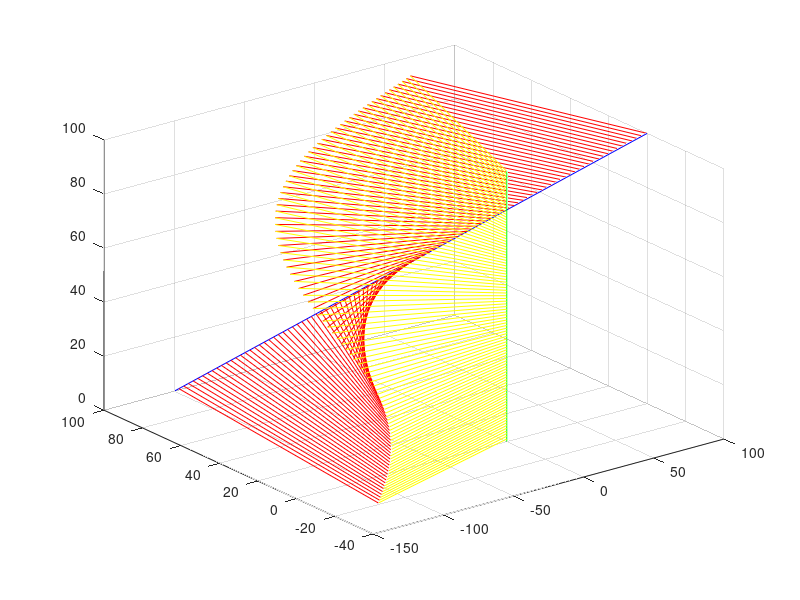

MATLAB code to generate this figure:
p1 = [100 0 100]
p2 = [-100 100 0]
p0 = [0 0 0]

line_origin = cat(1,p1,p2)

plot3(line_origin(:,1),line_origin(:,2),line_origin(:,3),"b")
hold on 
plot3([0 0],[0,0],[100,0],"g")
grid on 

height = 0:1:100
length = 0:2:200

for i = 1:(numel(length))
    
    %plot3(line_origin(:,1),line_origin(:,2),line_origin(:,3),"b")
    %hold on 
    %plot3([0 0],[0,0],[100,0],"g")
    %hold on
    
    
    final_point = [-100+length(i) 100-height(i) height(i)]
    origin_point = [0 0 height(i)]
    final_line = -final_point+origin_point
    
    %line_of = cat(1,final_point,origin_point)
    %plot3(line_of(:,1),line_of(:,2),line_of(:,3))
    
    cross_line = cross(final_line,origin_point)
    cross_line = cross_line/sqrt(sum(cross_line.^2))
    line_lenght = sqrt(100^2 - sum(final_line/2).^2)
    medium_point = (final_point+origin_point)/2 + cross_line*line_lenght
    
    line_m1 = cat(1,final_point,medium_point)
    line_m2 = cat(1,origin_point,medium_point)
    plot3(line_m1(:,1),line_m1(:,2),line_m1(:,3),"r")
    hold on
    plot3(line_m2(:,1),line_m2(:,2),line_m2(:,3),"y")
    %hold off

    pause(.05)
   
    
    
end
hold off